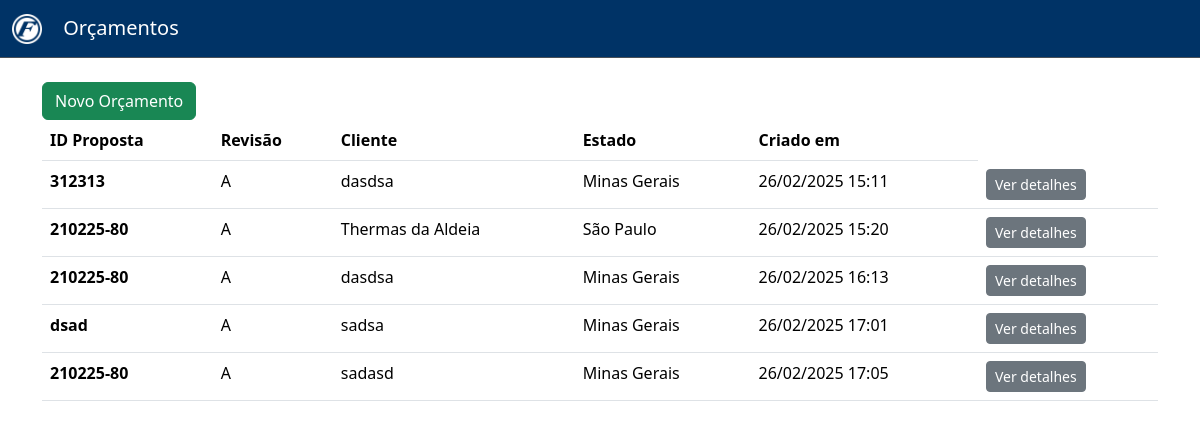
The page / on the database its author committed.
### create_quotations/models.py (models this page shows)
class Quotation(models.Model):
    tracking_uuid = models.UUIDField(primary_key=True, default=uuid.uuid4, editable=False)
    creation_date = models.DateTimeField(auto_now_add=True)
    proposal_id = models.CharField(verbose_name="Código da Proposta", max_length=200, null=False, blank=False)
    quotation_version = models.CharField(auto_created=True, default="A", max_length=2, editable=False)
    client_name = models.CharField(verbose_name="Nome do Cliente", max_length=200, null=False, blank=False)
    contribution_margin = models.DecimalField(verbose_name="Margem de Contribuição(%)", max_digits=5, decimal_places=2, default=30.00, null=False, blank=False)
    vendor_comission = models.DecimalField(verbose_name="Comissão de Venda(%)", max_digits=5, decimal_places=2, default=1.00, null=False, blank=False)
    state = models.CharField(verbose_name="Estado da Venda", null=False, blank=False, max_length=200,
                             choices=[("MG", "Minas Gerais"),
                                      ("SP", "São Paulo")])
    difal_check = models.CharField(verbose_name="Difal?", null=False, blank=False, max_length=3, default="Não",
                                   choices=[("Sim", "Sim"),
                                            ("Não", "Não")])

### create_quotations/views.py (the view)
# urls.py: path('', quotations_list, name='quotations_list'),
def quotations_list(request):
    quotations = Quotation.objects.all() #Pega todas as quotations do banco;
    return render(request, 'create_quotations/quotations_list.html', {"quotations": quotations})

### create_quotations/templates/create_quotations/quotations_list.html (shortened to what this page needs)
{% extends "base.html" %}
{% load crispy_forms_tags %}
{% block content %}
<a href="{% url "create_quotations" %}" class="btn btn-success">Novo Orçamento</a>
    <table class="table">
        <thead>
        <tr>
            <th scope="col">ID Proposta</th>
            <th scope="col">Revisão</th>
            <th scope="col">Cliente</th>
            <th scope="col">Estado</th>
            <th scope="col">Criado em</th>
        </tr>
        </thead>
        <tbody>
            {% for quotation in quotations %}
                <tr>
                    <th scope="row">{{ quotation.proposal_id }}</th>
                    <td>{{ quotation.quotation_version }}</td>
                    <td>{{ quotation.client_name }}</td>
                    <td>{{ quotation.get_state_display }}</td>
                    <td>{{ quotation.creation_date|default:"-"|date:"d/m/Y H:i" }}</td>
                    <td>
                      <a href="{% url 'quotation_view' quotation.tracking_uuid %}" class="btn btn-secondary btn-sm">Ver detalhes</a>
                    </td>
                </tr>
            {% empty %}
            <tr>
                <td colspan="5">Nenhum orçamento encontrado.</td>
            </tr>
            {% endfor %}
        </tbody>
    </table>
{% endblock content %}

### create_quotations/templates/base.html (shortened to what this page needs)
{% load crispy_forms_tags %}
{% load static %}
<!DOCTYPE html>
<html lang="pt-br">
  <head>
    <link href="https://cdn.jsdelivr.net/npm/bootstrap@5.3.3/dist/css/bootstrap.min.css" rel="stylesheet">
  </head>
  <body>
    <nav class="navbar border-bottom border-body mb-4" style="background-color: #003366;" data-bs-theme="dark">
        <div class="container-fluid">
          <a class="navbar-brand"  href="{% url 'quotations_list' %}">
            <img src="{% static 'logo.png' %}" alt="Logo" width="30" height="30" class="d-inline-block align-text-top">
            <span class="ms-3">Orçamentos</span>
          </a>
        </div>
      </nav>
      <main class="container">
        {% block content %}{% endblock content %}
      </main>
  </body>
</html>

### rows shown on the page
Quotation: proposal_id "312313", quotation_version "A", client_name "dasdsa", state "Minas Gerais", creation_date "26/02/2025 15:11"
Quotation: proposal_id "210225-80", quotation_version "A", client_name "Thermas da Aldeia", state "São Paulo", creation_date "26/02/2025 15:20"
Quotation: proposal_id "210225-80", quotation_version "A", client_name "dasdsa", state "Minas Gerais", creation_date "26/02/2025 16:13"
Quotation: proposal_id "dsad", quotation_version "A", client_name "sadsa", state "Minas Gerais", creation_date "26/02/2025 17:01"
Quotation: proposal_id "210225-80", quotation_version "A", client_name "sadasd", state "Minas Gerais", creation_date "26/02/2025 17:05"
